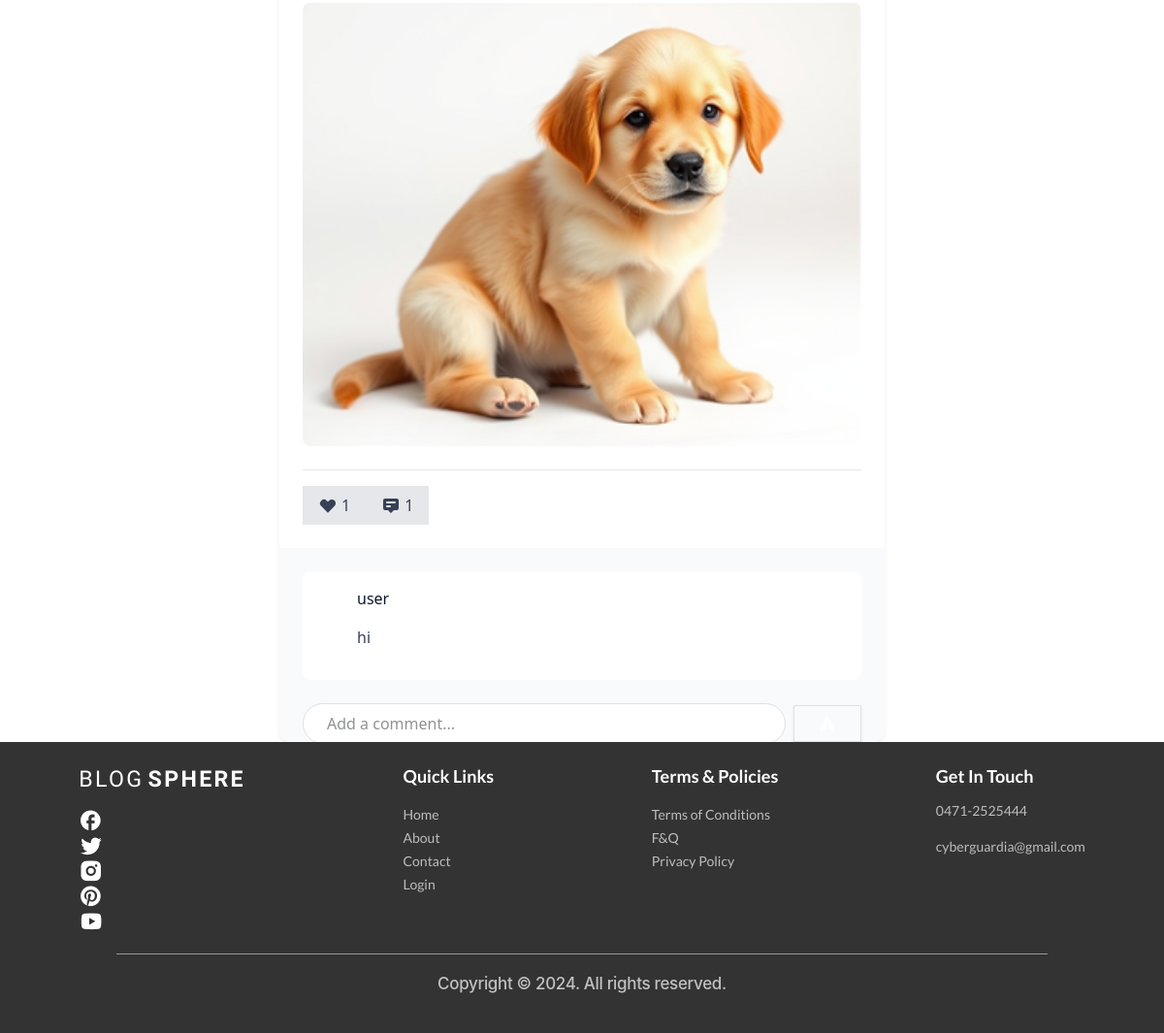
Before: /posts/my-posts/2/ (signed in, lower part) with the older database file.
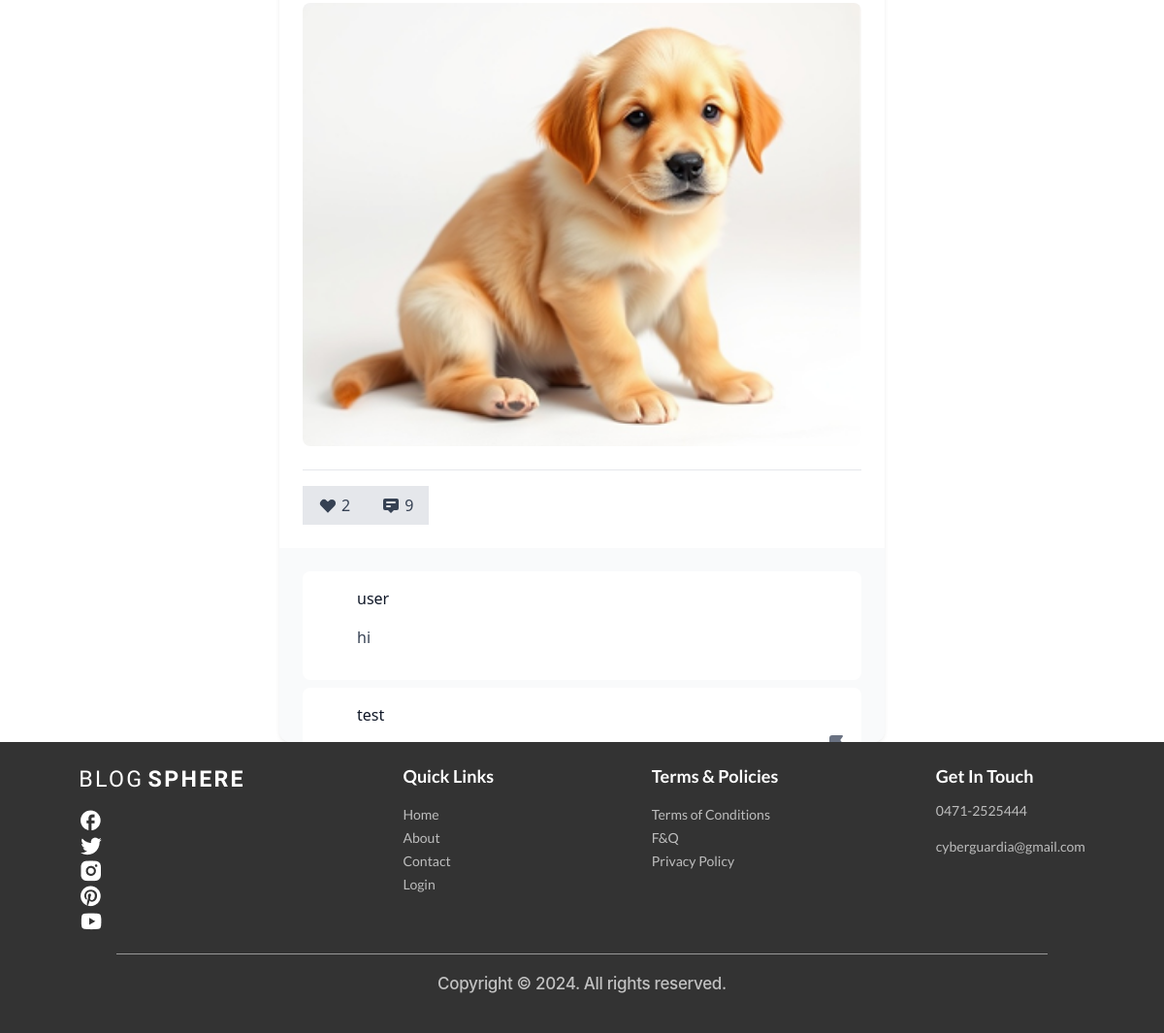
After: the same page with the newer database file.
### posts/models.py (models this page shows, shortened)
class Post(models.Model):
    user = models.ForeignKey(User, on_delete=models.CASCADE)
    content = models.TextField(blank=True)
    location = models.CharField(max_length=255, blank=True)
    image = models.ImageField(upload_to='post_images/', blank=True, null=True)
    created_at = models.DateTimeField(auto_now_add=True)

class Comment(models.Model):
    user = models.ForeignKey(User, on_delete=models.CASCADE)
    post = models.ForeignKey(Post, on_delete=models.CASCADE, related_name="comments")
    text = models.TextField()
    created_at = models.DateTimeField(auto_now_add=True)
    flagged = models.BooleanField(default=False)
    reported = models.BooleanField(default=False)

### account/models.py (models this page shows)
class User(AbstractUser):
    USER_TYPE_CHOICES = (
        ('normal', 'Normal User'),
        ('advertiser', 'Advertiser'),
    )
    user_type = models.CharField(max_length=20, choices=USER_TYPE_CHOICES, default='normal')

### posts/views.py (the view)
# urls.py: path('my-posts/<int:user_id>/', my_posts, name='my_posts'),
def my_posts(request, user_id):
    my_posts = Post.objects.filter(user_id=user_id)
    return render(request, 'posts/my_posts.html', {'my_posts':my_posts})

### posts/templates/posts/my_posts.html (shortened to what the changed rows need)
{% extends "base.html" %}
{% block content %}
<div class="max-w-2xl mx-auto px-4 sm:px-6 lg:px-8">
    <div class="space-y-6">
        {% for post in my_posts %}
        <div class="bg-white dark:bg-gray-800 rounded-xl shadow-sm overflow-hidden transition-all duration-300 hover:shadow-md">
            <div class="p-4">
                {% if post.image %}
                <div class="rounded-lg overflow-hidden mb-4">
                    <img src="{{ post.image.url }}" class="w-full h-auto object-cover transform transition-transform duration-500 hover:scale-[1.02]" alt="Post image">
                </div>
                {% endif %}
                <div class="flex items-center space-x-4 mt-4 pt-3 border-t border-gray-200 dark:border-gray-700">
                    <button
                        class="like-btn flex items-center space-x-1 px-3 py-2 rounded-md transition-colors duration-200 {% if post.is_liked_by_user %}bg-red-100 dark:bg-red-900 text-red-600 dark:text-red-400{% else %}bg-gray-200 dark:bg-gray-700 text-gray-700 dark:text-gray-300{% endif %}"
                        data-post-id="{{ post.id }}">
                        <svg id="like-icon-{{ post.id }}" xmlns="http://www.w3.org/2000/svg" class="h-5 w-5 {% if post.is_liked_by_user %}text-red-600 dark:text-red-400{% else %}text-gray-700 dark:text-gray-300{% endif %}" viewBox="0 0 20 20" fill="currentColor">
                            <path fill-rule="evenodd" d="M3.172 5.172a4 4 0 015.656 0L10 6.343l1.172-1.171a4 4 0 115.656 5.656L10 17.657l-6.828-6.829a4 4 0 010-5.656z" clip-rule="evenodd" />
                        </svg>
                        <span id="likes-count-{{ post.id }}" class="font-medium">{{ post.likes.count }}</span>
                    </button>
                    <button class="flex items-center space-x-1 px-3 py-2 rounded-md bg-gray-200 dark:bg-gray-700 text-gray-700 dark:text-gray-300 transition-colors duration-200 hover:bg-gray-300 dark:hover:bg-gray-600">
                        <svg xmlns="http://www.w3.org/2000/svg" class="h-5 w-5" viewBox="0 0 20 20" fill="currentColor">
                            <path fill-rule="evenodd" d="M18 13V5a2 2 0 00-2-2H4a2 2 0 00-2 2v8a2 2 0 002 2h3l3 3 3-3h3a2 2 0 002-2zM5 7a1 1 0 011-1h8a1 1 0 110 2H6a1 1 0 01-1-1zm1 3a1 1 0 100 2h3a1 1 0 100-2H6z" clip-rule="evenodd" />
                        </svg>
                        <span class="font-medium">{{ post.comments.all|length }}</span>
                    </button>
                </div>
            </div>
            <div class="bg-gray-50 dark:bg-gray-900 p-4 max-h-[200px] overflow-y-scroll custom-scrollbar">
                <div class="mb-4 space-y-2" id="comments-list-{{ post.id }}">
                    {% for comment in post.comments.all %}
                    <div class="flex items-center justify-between bg-white dark:bg-gray-800 p-3 rounded-lg mb-2">
                        <div class="flex items-start space-x-2">
                            <div class="h-8 w-8 rounded-full bg-primary-500 flex items-center justify-center text-white font-semibold flex-shrink-0">
                            </div>
                            <div>
                                <p class="font-medium text-gray-900 dark:text-white">{{ comment.user.username }}</p>
                                <p class="text-gray-700 dark:text-gray-300">{{ comment.text }}</p>
                            </div>
                        </div>
                        {% if comment.user != request.user %}
                        <button class="report-btn ml-2 text-gray-500 dark:text-gray-400 hover:text-red-500 dark:hover:text-red-400 transition-colors duration-200"
                            data-comment-id="{{ comment.id }}">
                            <svg xmlns="http://www.w3.org/2000/svg" class="h-5 w-5" viewBox="0 0 20 20" fill="currentColor">
                                <path fill-rule="evenodd" d="M3 6a3 3 0 013-3h10a1 1 0 01.8 1.6L14.25 8l2.55 3.4A1 1 0 0116 13H6a1 1 0 00-1 1v3a1 1 0 11-2 0V6z" clip-rule="evenodd" />
                            </svg>
                        </button>
                        {% endif %}
                    </div>
                    {% endfor %}
                </div>
                <form class="comment-form flex items-center space-x-2" data-post-id="{{ post.id }}">
                    <div class="relative flex-grow">
                        <input type="text" name="text" placeholder="Add a comment..."
                            class="w-full px-4 py-2 bg-white dark:bg-gray-800 border border-gray-300 dark:border-gray-700 rounded-full focus:outline-none focus:ring-2 focus:ring-primary-500 dark:focus:ring-primary-400 focus:border-transparent comment-input">
                    </div>
                    <button type="submit" class="inline-flex items-center px-4 py-2 border border-transparent text-sm font-medium rounded-full shadow-sm text-white bg-primary-600 hover:bg-primary-700 focus:outline-none focus:ring-2 focus:ring-offset-2 focus:ring-primary-500">
                        <svg xmlns="http://www.w3.org/2000/svg" class="h-5 w-5" viewBox="0 0 20 20" fill="currentColor">
                            <path d="M10.894 2.553a1 1 0 00-1.788 0l-7 14a1 1 0 001.169 1.409l5-1.429A1 1 0 009 15.571V11a1 1 0 112 0v4.571a1 1 0 00.725.962l5 1.428a1 1 0 001.17-1.408l-7-14z" />
                        </svg>
                    </button>
                </form>
            </div>
        </div>
        {% endfor %}
    </div>
</div>
{% endblock %}

Changed rows visible on the page:
computed for Post: likes.count "1" → "2"; comments.all|length "1" → "9"
added Comment: user.username "test"
